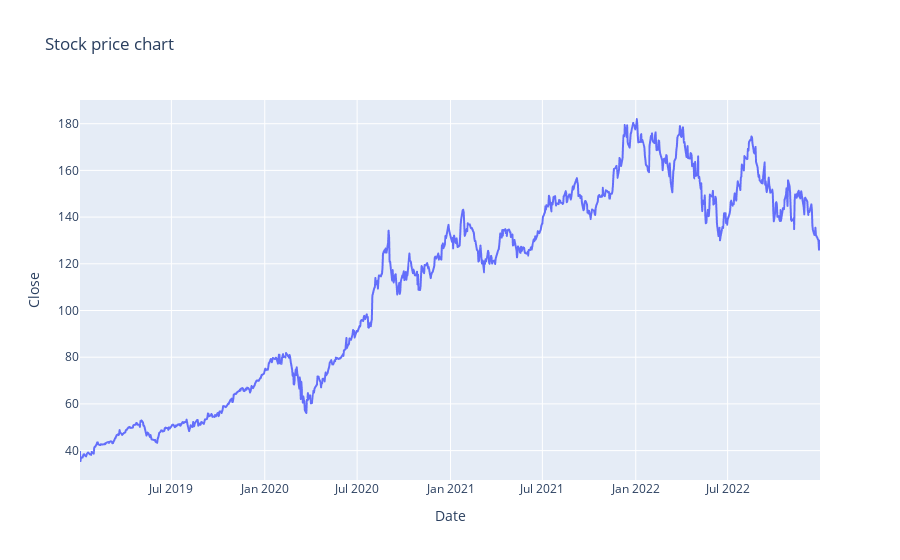

Notebook cell for this chart:
### Code cell
fig = px.line(stock_data,  y="Close", title='Stock price chart')
fig.show()

### Figure 1 — Plotly figure (JSON) as saved in the notebook; plotly's stock layout.template omitted (floating-point values rounded to 4 significant figures; data arrays with more than 128 entries replaced by an {"elided": "..."} marker saying what was removed)
{"data": [{"hovertemplate": "Date=%{x}<br>Close=%{y}<extra></extra>", "legendgroup": "", "line": {"color": "#636efa", "dash": "solid"}, "marker": {"symbol": "circle"}, "mode": "lines", "name": "", "showlegend": false, "type": "scattergl", "x": {"elided": "1008 str values"}, "xaxis": "x", "y": {"elided": "1008 float values"}, "yaxis": "y"}], "layout": {"legend": {"tracegroupgap": 0}, "title": {"text": "Stock price chart"}, "xaxis": {"anchor": "y", "domain": [0, 1], "title": {"text": "Date"}, "type": "date", "range": ["2019-01-02", "2022-12-30"], "autorange": true}, "yaxis": {"anchor": "x", "domain": [0, 1], "title": {"text": "Close"}, "type": "linear", "range": [27.41, 190.1], "autorange": true}, "autosize": true}}
